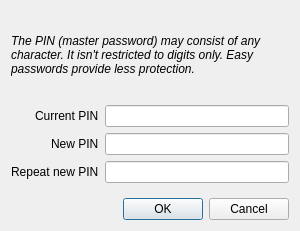
<?xml version="1.0" encoding="UTF-8"?>
<ui version="4.0">
 <class>DlgPinSetup</class>
 <widget class="QDialog" name="DlgPinSetup">
  <property name="geometry">
   <rect>
    <x>0</x>
    <y>0</y>
    <width>300</width>
    <height>231</height>
   </rect>
  </property>
  <property name="windowTitle">
   <string>PIN Setup</string>
  </property>
  <layout class="QVBoxLayout" name="verticalLayout">
   <item>
    <widget class="QLabel" name="pinLabel">
     <property name="font">
      <font>
       <italic>true</italic>
      </font>
     </property>
     <property name="text">
      <string>The PIN (master password) may consist of any character. It isn't restricted to digits only. Easy passwords provide less protection.</string>
     </property>
     <property name="wordWrap">
      <bool>true</bool>
     </property>
    </widget>
   </item>
   <item>
    <layout class="QFormLayout" name="formLayout">
     <property name="fieldGrowthPolicy">
      <enum>QFormLayout::AllNonFixedFieldsGrow</enum>
     </property>
     <property name="labelAlignment">
      <set>Qt::AlignRight|Qt::AlignTrailing|Qt::AlignVCenter</set>
     </property>
     <item row="0" column="0">
      <widget class="QLabel" name="currentPinLabel">
       <property name="text">
        <string>Current PIN</string>
       </property>
      </widget>
     </item>
     <item row="0" column="1">
      <widget class="QLineEdit" name="currentPinLine"/>
     </item>
     <item row="1" column="0">
      <widget class="QLabel" name="newPinLabel">
       <property name="text">
        <string>New PIN</string>
       </property>
      </widget>
     </item>
     <item row="1" column="1">
      <widget class="QLineEdit" name="newPinLine"/>
     </item>
     <item row="2" column="0">
      <widget class="QLabel" name="newPinLabel2">
       <property name="text">
        <string>Repeat new PIN</string>
       </property>
      </widget>
     </item>
     <item row="2" column="1">
      <widget class="QLineEdit" name="newPinLine2"/>
     </item>
    </layout>
   </item>
   <item>
    <widget class="QDialogButtonBox" name="buttonBox">
     <property name="orientation">
      <enum>Qt::Horizontal</enum>
     </property>
     <property name="standardButtons">
      <set>QDialogButtonBox::Cancel|QDialogButtonBox::Ok</set>
     </property>
    </widget>
   </item>
  </layout>
 </widget>
 <resources/>
 <connections>
  <connection>
   <sender>buttonBox</sender>
   <signal>accepted()</signal>
   <receiver>DlgPinSetup</receiver>
   <slot>accept()</slot>
   <hints>
    <hint type="sourcelabel">
     <x>248</x>
     <y>254</y>
    </hint>
    <hint type="destinationlabel">
     <x>157</x>
     <y>274</y>
    </hint>
   </hints>
  </connection>
  <connection>
   <sender>buttonBox</sender>
   <signal>rejected()</signal>
   <receiver>DlgPinSetup</receiver>
   <slot>reject()</slot>
   <hints>
    <hint type="sourcelabel">
     <x>316</x>
     <y>260</y>
    </hint>
    <hint type="destinationlabel">
     <x>286</x>
     <y>274</y>
    </hint>
   </hints>
  </connection>
 </connections>
</ui>
